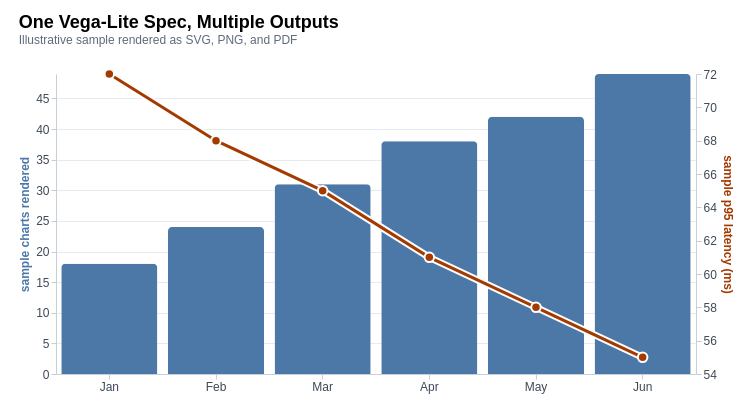

This figure's Vega-Lite source:
### Vega-Lite specification from a JSON file in a GitHub repository (floating-point values rounded to 4 significant figures)
{"$schema": "https://vega.github.io/schema/vega-lite/v6.json", "description": "Illustrative sample data for the front-page VlConvert output preview.", "width": 640, "height": 300, "background": "white", "padding": {"left": 18, "top": 14, "right": 18, "bottom": 12}, "title": {"text": "One Vega-Lite Spec, Multiple Outputs", "subtitle": "Illustrative sample rendered as SVG, PNG, and PDF", "anchor": "start", "fontSize": 18, "subtitleFontSize": 12, "subtitleColor": "#5f6b7a", "offset": 14}, "data": {"values": [{"month": "Jan", "charts": 18, "p95_ms": 72}, {"month": "Feb", "charts": 24, "p95_ms": 68}, {"month": "Mar", "charts": 31, "p95_ms": 65}, {"month": "Apr", "charts": 38, "p95_ms": 61}, {"month": "May", "charts": 42, "p95_ms": 58}, {"month": "Jun", "charts": 49, "p95_ms": 55}]}, "layer": [{"mark": {"type": "bar", "cornerRadiusTopLeft": 4, "cornerRadiusTopRight": 4, "color": "#4c78a8"}, "encoding": {"x": {"field": "month", "type": "ordinal", "sort": null, "axis": {"title": null, "labelAngle": 0, "labelColor": "#3f4a57"}}, "y": {"field": "charts", "type": "quantitative", "title": "sample charts rendered", "axis": {"titleColor": "#4c78a8", "labelColor": "#3f4a57"}, "scale": {"domainMin": 0}}}}, {"encoding": {"x": {"field": "month", "type": "ordinal", "sort": null}, "y": {"field": "p95_ms", "type": "quantitative", "title": "sample p95 latency (ms)", "axis": {"orient": "right", "titleColor": "#a33a00", "labelColor": "#3f4a57"}, "scale": {"zero": false}}}, "layer": [{"mark": {"type": "line", "strokeWidth": 7, "color": "white"}}, {"mark": {"type": "line", "point": {"filled": true, "size": 90, "fill": "#a33a00", "stroke": "white", "strokeWidth": 2}, "strokeWidth": 3, "color": "#a33a00"}}]}], "resolve": {"scale": {"y": "independent"}}, "config": {"view": {"stroke": null}, "axis": {"gridColor": "#e7ebf0", "tickColor": "#c6ced8", "domainColor": "#c6ced8", "titleFontSize": 12, "labelFontSize": 12}, "font": "sans-serif"}}
